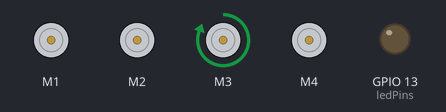
Bench run of a sketch on a simulated ESP32. On the bench: 4 × DC motor (green arrow = forward, orange = backward, longer = faster), output pins drawn as LEDs (lit = HIGH). What the sketch prints to the serial monitor is not drawn.

Above: at 0.05 s.
At 0.55 s:
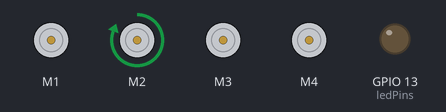
At 1.6 s:
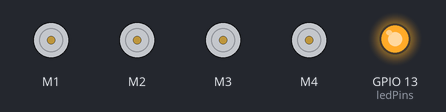
At 4.15 s:
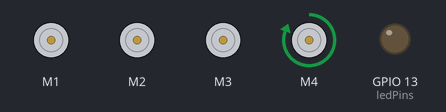
At 6.8 s:
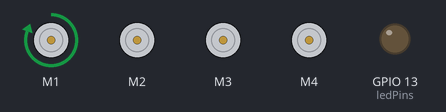
Timing chart, 0 to 7.4 s (numbered marks = the images above):
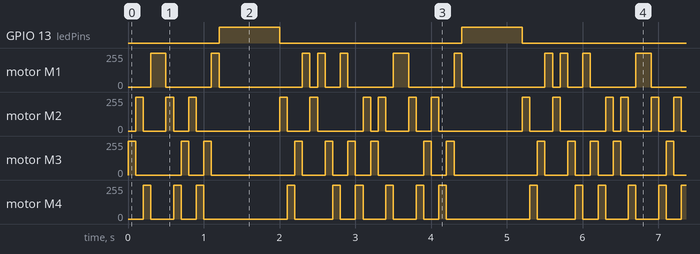

Measured:
- by itself, GPIO 13 (ledPins): alternates HIGH for 0.80 s and LOW for 2.4 s
- by itself, motor M1: repeats every 3.2 s: stopped 0.60 s, forward 255/255 0.10 s, stopped 1.1 s, forward 255/255 0.10 s, stopped 0.10 s, forward 255/255 0.10 s, stopped 0.20 s, forward 255/255 0.10 s, stopped 0.60 s, forward 255/255 0.20 s
- by itself, motor M3: repeats every 3.2 s: stopped 0.60 s, forward 255/255 0.10 s, stopped 0.20 s, forward 255/255 0.10 s, stopped 1.1 s, forward 255/255 0.10 s, stopped 0.30 s, 2 × (forward 255/255 0.10 s, stopped 0.20 s), forward 255/255 0.10 s

The sketch:

VibroTherapyMotorShield.ino
```cpp
// (licence header left out)
#include <AFMotor.h>

AF_DCMotor motor1(1);
AF_DCMotor motor2(2);
AF_DCMotor motor3(3);
AF_DCMotor motor4(4);

int timer = 100;           // The higher the number, the slower the timing.
int ledPins[] = { 3, 2, 4, 1, 1, 2, 4, 3, 2, 4, 3, 1, 13, 13, 13, 13, 13, 13, 13, 13, 2, 4, 3, 1, 2, 1, 3, 4, 1, 3, 4, 2 };
// an array of pin numbers to which LEDs are attached Pin 13 is a pause
int pinCount = 32;           // the number of pins (i.e. the length of the array)


void setup() {
  Serial.begin(9600);           // set up Serial library at 9600 bps
  Serial.println("Motor test!");
  pinMode(13, OUTPUT);

  // turn on motor
  motor1.setSpeed(200);

  motor1.run(RELEASE);
  motor2.setSpeed(200);

  motor2.run(RELEASE);
  motor3.setSpeed(200);

  motor3.run(RELEASE);
  motor4.setSpeed(200);

  motor4.run(RELEASE);
}

void loop() {
for (int thisPin = 0; thisPin < pinCount; thisPin++) {

  switch (ledPins[thisPin]) {
    case 1:
     motor1.run(FORWARD);
      motor1.setSpeed(255);
      delay(timer);
      motor1.run(RELEASE);
      break;
    case 2:
      motor2.run(FORWARD);
      motor2.setSpeed(255);
      delay(timer);
      motor2.run(RELEASE);
      break;
    case 3:
      motor3.run(FORWARD);
      motor3.setSpeed(255);
      delay(timer);
      motor3.run(RELEASE);
      break;
    case 4:
      motor4.run(FORWARD);
      motor4.setSpeed(255);
      delay(timer);
      motor4.run(RELEASE);
      break;
    case 13:
      digitalWrite(13, HIGH);
      delay(timer);
      digitalWrite(13, LOW);
      break;
  }
}
}
```
